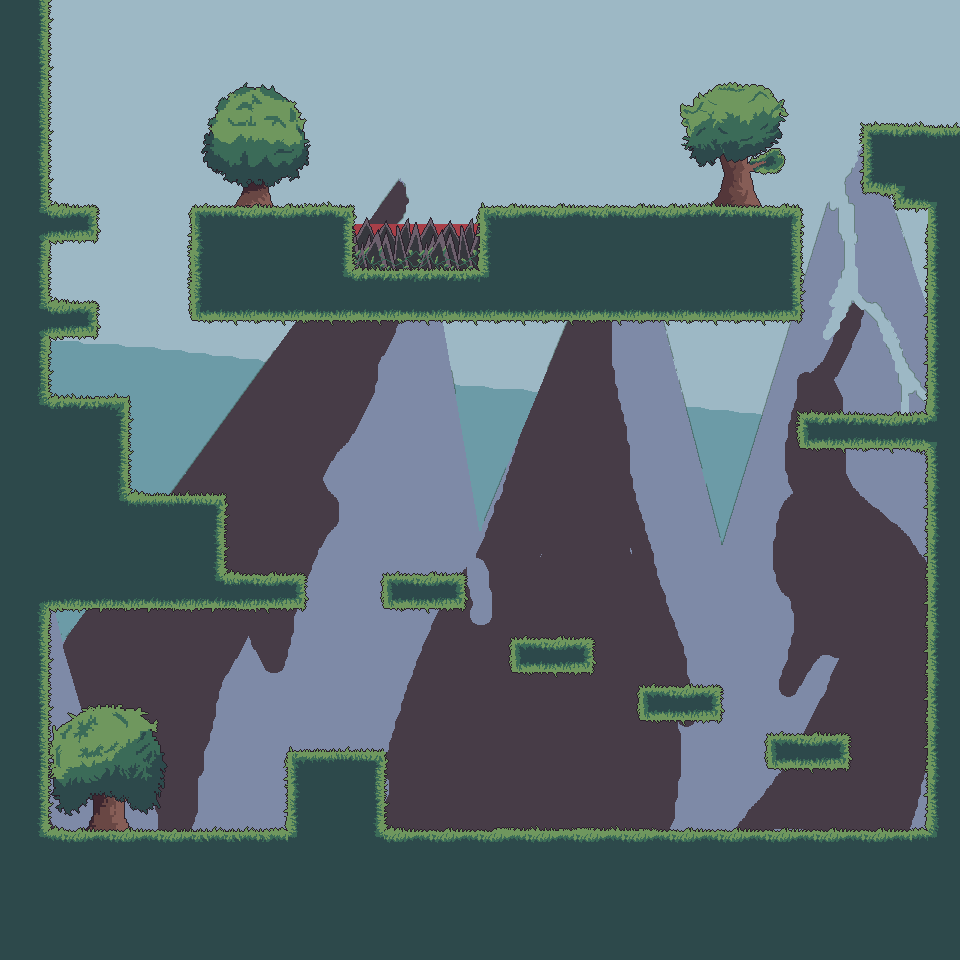

This game map was drawn from its Tiled (.tmx) file and the tilesets committed beside it. A one-line description and the trimmed map source follow:
An orthogonal 60x60 tile map with 16x16 px tiles, 6 tile layers (Ground, Background1, Background2, DamageTiles, ...), 2 image layers and 8 objects (3x snail, 2x PlayerSpawn, fly, chest, LevelExit).

<map version="1.10" tiledversion="1.12.2-2-geb83ddb9" orientation="orthogonal" renderorder="right-down" width="60" height="60" tilewidth="16" tileheight="16" infinite="0" parallaxoriginx="0.01" parallaxoriginy="0.01" nextlayerid="15" nextobjectid="21">
 <tileset firstgid="1" name="level1-tileset1" tilewidth="16" tileheight="16" tilecount="900" columns="30">
  <image source="../textures/tilesets/tileset2.png" width="480" height="480" />
 </tileset>
 <group id="11" name="Background">
  <imagelayer id="9" name="Background1" offsetx="-621.398" offsety="-92.8743" parallaxx="0.5" parallaxy="0.5">
   <image source="../textures/Backgrounds/sky.png" width="1920" height="1080" />
  </imagelayer>
  <imagelayer id="14" name="Background2" offsetx="-586.182" offsety="-30.6667" parallaxx="0.6" parallaxy="0.6">
   <image source="../textures/Backgrounds/mountains.png" width="1920" height="1080" />
  </imagelayer>
 </group>
 <layer id="1" name="Ground" width="60" height="60">
  <data>[3600 cells, 1199 non-empty, 1 distinct tile ids]</data>
 </layer>
 <layer id="5" name="Background1" width="60" height="60">
  <data>[3600 cells, 192 non-empty, 192 distinct tile ids]</data>
 </layer>
 <layer id="12" name="Background2" width="60" height="60">
  <data>[3600 cells, 176 non-empty, 176 distinct tile ids]</data>
 </layer>
 <layer id="7" name="DamageTiles" width="60" height="60">
  <data>[3600 cells, 8 non-empty, 1 distinct tile ids]</data>
 </layer>
 <layer id="8" name="Foreground" width="60" height="60">
  <data>[3600 cells, 32 non-empty, 16 distinct tile ids]</data>
 </layer>
 <layer id="2" name="Platforms" width="60" height="60">
  <data>[3600 cells, 1592 non-empty, 110 distinct tile ids]</data>
 </layer>
 <objectgroup id="6" name="Enemies">
  <object id="2" name="snail" x="706" y="800">
   <point />
  </object>
  <object id="3" name="snail" x="659" y="656">
   <point />
  </object>
  <object id="7" name="snail" x="879" y="774">
   <point />
  </object>
  <object id="11" name="fly" x="659.333" y="143.667">
   <point />
  </object>
 </objectgroup>
 <objectgroup id="3" name="Objects">
  <object id="1" name="PlayerSpawn" x="92" y="795">
   <properties>
    <property name="spawnPoint" value="Start" />
   </properties>
   <point />
  </object>
  <object id="12" name="chest" x="873" y="383">
   <point />
  </object>
  <object id="18" name="LevelExit" x="960" y="1" width="32" height="123">
   <properties>
    <property name="nextLevel" value="level2.tmx" />
    <property name="spawnPoint" value="FromLevel1" />
   </properties>
  </object>
  <object id="19" name="PlayerSpawn" x="932" y="95">
   <properties>
    <property name="spawnPoint" value="FromLevel2" />
   </properties>
   <point />
  </object>
 </objectgroup>
</map>
